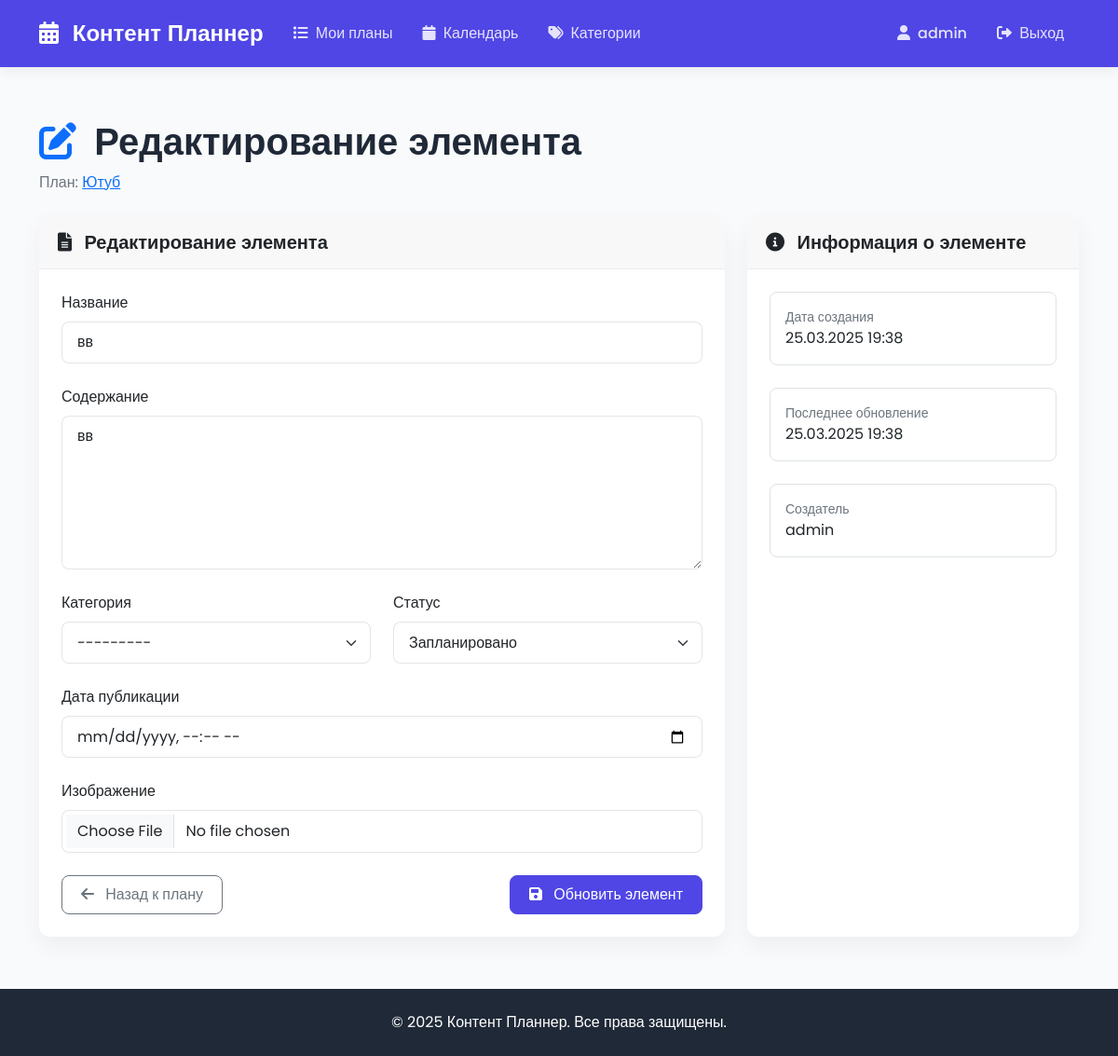
The app's page /items/2/edit/ (signed in) with its own data.
### planner/models.py (models this page shows, shortened)
class ContentPlan(models.Model):
    title = models.CharField(max_length=200)
    description = models.TextField(blank=True)
    created_at = models.DateTimeField(auto_now_add=True)
    updated_at = models.DateTimeField(auto_now=True)
    owner = models.ForeignKey(User, on_delete=models.CASCADE, related_name='content_plans')
    class Meta:
        verbose_name_plural = "Планы контента"

class ContentItem(models.Model):
    STATUS_CHOICES = [
        ('draft', 'Черновик'),
        ('scheduled', 'Запланировано'),
        ('published', 'Опубликовано'),
        ('cancelled', 'Отменено'),
    ]
    title = models.CharField(max_length=200)
    content = models.TextField(blank=True)
    content_plan = models.ForeignKey(ContentPlan, on_delete=models.CASCADE, related_name='content_items')
    category = models.ForeignKey(ContentCategory, on_delete=models.SET_NULL, null=True, blank=True, related_name='content_items')
    scheduled_date = models.DateTimeField(default=timezone.now)
    status = models.CharField(max_length=20, choices=STATUS_CHOICES, default='draft')
    created_at = models.DateTimeField(auto_now_add=True)
    updated_at = models.DateTimeField(auto_now=True)
    image = models.ImageField(upload_to='content_images/', blank=True, null=True)
    class Meta:
        verbose_name_plural = "Элементы контента"
        ordering = ['-scheduled_date']

### planner/views.py (the view)
# urls.py: path('items/<int:pk>/edit/', views.content_item_edit, name='content_item_edit'),
@login_required
def content_item_edit(request, pk):
    item = get_object_or_404(ContentItem, pk=pk, content_plan__owner=request.user)
    if request.method == 'POST':
        form = ContentItemForm(request.POST, request.FILES, instance=item)
        if form.is_valid():
            form.save()
            messages.success(request, 'Элемент контента успешно обновлен!')
            return redirect('content_plan_detail', pk=item.content_plan.pk)
    else:
        form = ContentItemForm(instance=item)
    return render(request, 'planner/content_item_form.html', {
        'form': form,
        'plan': item.content_plan,
        'item': item,
        'is_create': False
    })

### planner/forms.py
class ContentItemForm(forms.ModelForm):
    class Meta:
        model = ContentItem
        fields = ['title', 'content', 'category', 'status', 'scheduled_date', 'image']
        widgets = {
            'scheduled_date': forms.DateTimeInput(attrs={'type': 'datetime-local'}),
            'content': forms.Textarea(attrs={'rows': 6}),
        }
        labels = {
            'title': 'Название',
            'content': 'Содержание',
            'category': 'Категория',
            'status': 'Статус',
            'scheduled_date': 'Дата публикации',
            'image': 'Изображение',
        }
    def __init__(self, *args, **kwargs):
        super().__init__(*args, **kwargs)
        if 'instance' in kwargs and kwargs['instance']:
            self.fields['scheduled_date'].initial = kwargs['instance'].scheduled_date.strftime('%Y-%m-%dT%H:%M')
        else:
            self.fields['scheduled_date'].initial = timezone.now().strftime('%Y-%m-%dT%H:%M')

### planner/models.py (called while the page is built)
    def __str__(self):
        return self.name

### planner/templates/planner/content_item_form.html (shortened to what this page needs)
{% extends 'planner/base.html' %}
{% load widget_tweaks %}
{% block content %}
<div class="py-4">
    <div class="mb-4">
        <h1 class="fw-bold mb-2">
            {% if is_create %}
                <i class="fas fa-plus-circle me-2 text-primary"></i> Новый элемент контента
            {% else %}
                <i class="fas fa-edit me-2 text-primary"></i> Редактирование элемента
            {% endif %}
        </h1>
        <p class="text-secondary mb-0">
            План: <a href="{% url 'content_plan_detail' pk=plan.pk %}" class="text-primary fw-medium">{{ plan.title }}</a>
        </p>
    </div>
    <div class="row">
        <div class="col-lg-8">
            <div class="card content-card" data-aos="fade">
                <div class="card-header">
                    <h5 class="mb-0">
                        <i class="fas fa-file-alt me-2"></i>
                        {% if is_create %}Информация о новом элементе{% else %}Редактирование элемента{% endif %}
                    </h5>
                </div>
                <div class="card-body p-4">
                    <form method="post" enctype="multipart/form-data">
                        <div class="mb-4">
                            <label for="{{ form.title.id_for_label }}" class="form-label fw-medium">
                                {{ form.title.label }}
                            </label>
                            {% render_field form.title class="form-control" placeholder="Введите заголовок элемента контента" %}
                        </div>
                        <div class="mb-4">
                            <label for="{{ form.content.id_for_label }}" class="form-label fw-medium">
                                {{ form.content.label }}
                            </label>
                            {% render_field form.content class="form-control" rows="6" placeholder="Введите содержание элемента контента" %}
                        </div>
                        <div class="row mb-4">
                            <div class="col-md-6">
                                <label for="{{ form.category.id_for_label }}" class="form-label fw-medium">
                                    {{ form.category.label }}
                                </label>
                                {% render_field form.category class="form-select" %}
                            </div>
                            <div class="col-md-6">
                                <label for="{{ form.status.id_for_label }}" class="form-label fw-medium">
                                    {{ form.status.label }}
                                </label>
                                {% render_field form.status class="form-select" %}
                            </div>
                        </div>
                        <div class="mb-4">
                            <label for="{{ form.scheduled_date.id_for_label }}" class="form-label fw-medium">
                                {{ form.scheduled_date.label }}
                            </label>
                            {% render_field form.scheduled_date type="datetime-local" class="form-control" %}
                        </div>
                        <div class="mb-4">
                            <label for="{{ form.image.id_for_label }}" class="form-label fw-medium">
                                {{ form.image.label }}
                            </label>
                            {% render_field form.image class="form-control" %}
                        </div>
                        <div class="d-flex justify-content-between mt-4">
                            <a href="{% url 'content_plan_detail' pk=plan.pk %}" class="btn btn-outline-secondary">
                                <i class="fas fa-arrow-left me-2"></i> Назад к плану
                            </a>
                            <button type="submit" class="btn btn-primary">
                                <i class="fas fa-save me-2"></i>
                                {% if is_create %}Сохранить элемент{% else %}Обновить элемент{% endif %}
                            </button>
                        </div>
                    </form>
                </div>
            </div>
        </div>
        <div class="col-lg-4">
            {% if not is_create and item %}
            <div class="card content-card" data-aos="fade">
                <div class="card-header">
                    <h5 class="mb-0">
                        <i class="fas fa-info-circle me-2"></i> Информация о элементе
                    </h5>
                </div>
                <div class="card-body p-4">
                    <div class="mb-4">
                        <div class="p-3 border rounded-3">
                            <div class="small text-secondary">Дата создания</div>
                            <div>{{ item.created_at|date:"d.m.Y H:i" }}</div>
                        </div>
                    </div>
                    <div class="mb-4">
                        <div class="p-3 border rounded-3">
                            <div class="small text-secondary">Последнее обновление</div>
                            <div>{{ item.updated_at|date:"d.m.Y H:i" }}</div>
                        </div>
                    </div>
                    <div class="mb-4">
                        <div class="p-3 border rounded-3">
                            <div class="small text-secondary">Создатель</div>
                            <div>{{ plan.owner.username }}</div>
                        </div>
                    </div>
                </div>
            </div>
            {% endif %}
        </div>
    </div>
</div>
{% endblock %}

### planner/templates/planner/base.html (shortened to what this page needs)
<!DOCTYPE html>
{% load static %}
<html lang="ru">
<head>
    <link href="https://cdn.jsdelivr.net/npm/bootstrap@5.3.0/dist/css/bootstrap.min.css" rel="stylesheet">
    <link rel="stylesheet" href="https://cdnjs.cloudflare.com/ajax/libs/font-awesome/6.0.0/css/all.min.css">
    <link href="https://unpkg.com/aos@2.3.1/dist/aos.css" rel="stylesheet">
    <link rel="stylesheet" href="{% static 'css/style.css' %}">
</head>
<body>
    <nav class="navbar navbar-expand-lg navbar-dark bg-primary">
        <div class="container">
            <a class="navbar-brand" href="{% url 'home' %}">
                <i class="fas fa-calendar-alt me-2"></i> Контент Планнер
            </a>
            <div class="collapse navbar-collapse" id="navbarNav">
                <ul class="navbar-nav me-auto">
                    {% if user.is_authenticated %}
                    <li class="nav-item">
                        <a class="nav-link {% if request.resolver_match.url_name == 'content_plan_list' %}active{% endif %}" href="{% url 'content_plan_list' %}">
                            <i class="fas fa-list me-1"></i> Мои планы
                        </a>
                    </li>
                    <li class="nav-item">
                        <a class="nav-link {% if request.resolver_match.url_name == 'content_calendar' %}active{% endif %}" href="{% url 'content_calendar' %}">
                            <i class="fas fa-calendar me-1"></i> Календарь
                        </a>
                    </li>
                    <li class="nav-item">
                        <a class="nav-link {% if request.resolver_match.url_name == 'categories_list' %}active{% endif %}" href="{% url 'categories_list' %}">
                            <i class="fas fa-tags me-1"></i> Категории
                        </a>
                    </li>
                    {% endif %}
                </ul>
                <ul class="navbar-nav">
                    {% if user.is_authenticated %}
                    <li class="nav-item">
                        <a class="nav-link" href="{% url 'user_profile' %}">
                            <i class="fas fa-user me-1"></i> {{ user.username }}
                        </a>
                    </li>
                    <li class="nav-item">
                        <a class="nav-link" href="{% url 'logout' %}">
                            <i class="fas fa-sign-out-alt me-1"></i> Выход
                        </a>
                    </li>
                    {% else %}
                    <li class="nav-item">
                        <a class="nav-link" href="{% url 'login' %}">
                            <i class="fas fa-sign-in-alt me-1"></i> Вход
                        </a>
                    </li>
                    {% endif %}
                </ul>
            </div>
        </div>
    </nav>
    <div class="main-content">
        <div class="container">
            {% block content %}{% endblock %}
        </div>
    </div>
    <footer class="footer text-center">
        <div class="container">
            <p class="mb-0">&copy; {% now "Y" %} Контент Планнер. Все права защищены.</p>
        </div>
    </footer>
</body>
</html>

### static/css/style.css (style rules this page uses)
:root { --primary: #4F46E5; --primary-hover: #4338CA; --secondary: #6B7280; --success: #059669; --danger: #DC2626; --warning: #F59E0B; --info: #0891B2; --light: #F3F4F6; --dark: #1F2937; --background: #F9FAFB; --card-bg: #FFFFFF; --border-radius: 12px; --transition: all 0.3s ease; --box-shadow: 0 10px 25px rgba(0, 0, 0, 0.05); --box-shadow-hover: 0 15px 30px rgba(0, 0, 0, 0.1); }
body { min-height: 100vh; display: flex; flex-direction: column; background-color: var(--background); font-family: 'Poppins', sans-serif; color: var(--dark); }
h1, h2, h3, h4, h5, h6, .navbar-brand { font-family: 'Montserrat', sans-serif; font-weight: 600; }
.main-content { flex: 1; padding: 2rem 0; }
.navbar { box-shadow: 0 2px 15px rgba(0, 0, 0, 0.08); padding: 0.8rem 0; }
.navbar-brand { font-weight: 700; font-size: 1.5rem; color: white !important; transition: var(--transition); }
.nav-link { font-size: 1rem; font-weight: 500; margin: 0 0.2rem; padding: 0.5rem 0.8rem !important; border-radius: 6px; transition: var(--transition); }
.navbar-dark .navbar-nav .nav-link { color: rgba(255, 255, 255, 0.85); }
.content-card { box-shadow: var(--box-shadow); transition: var(--transition); border-radius: var(--border-radius); overflow: hidden; border: none; background-color: var(--card-bg); height: 100%; }
.card-header { padding: 1rem 1.25rem; font-weight: 600; border-bottom: 1px solid rgba(0, 0, 0, 0.05); }
.card-body { padding: 1.5rem; }
.btn { font-weight: 500; border-radius: 8px; padding: 0.5rem 1.25rem; transition: var(--transition); }
.btn-primary { background-color: var(--primary); border-color: var(--primary); }
.bg-primary { background-color: var(--primary) !important; }
.footer { margin-top: auto; padding: 1.5rem 0; background-color: var(--dark); color: #fff; }
.form-control, .form-select { border-radius: 8px; padding: 0.6rem 1rem; border: 1px solid rgba(0, 0, 0, 0.1); }

### planner/templates/planner/base.html (style rules this page uses)
:root { --primary: #4F46E5; --primary-hover: #4338CA; --secondary: #6B7280; --success: #059669; --danger: #DC2626; --warning: #F59E0B; --info: #0891B2; --light: #F3F4F6; --dark: #1F2937; --background: #F9FAFB; --card-bg: #FFFFFF; --border-radius: 12px; --transition: all 0.3s ease; --box-shadow: 0 10px 25px rgba(0, 0, 0, 0.05); --box-shadow-hover: 0 15px 30px rgba(0, 0, 0, 0.1); }
body { min-height: 100vh; display: flex; flex-direction: column; background-color: var(--background); font-family: 'Poppins', sans-serif; color: var(--dark); }
.navbar { box-shadow: 0 2px 15px rgba(0, 0, 0, 0.08); padding: 0.8rem 0; }
.navbar-brand { font-weight: 700; font-size: 1.5rem; color: white !important; }
.bg-primary { background-color: var(--primary) !important; }
.content-card { box-shadow: var(--box-shadow); border-radius: var(--border-radius); border: none; background-color: var(--card-bg); }
.btn-primary { background-color: var(--primary); border-color: var(--primary); }
.main-content { flex: 1; padding: 2rem 0; }
.footer { margin-top: auto; padding: 1.5rem 0; background-color: var(--dark); color: #fff; }

### records on screen
ContentPlan: title "Ютуб", owner.username "admin"
ContentItem: title "вв", content "вв", category "---------", status "Запланировано", created_at "25.03.2025 19:38", updated_at "25.03.2025 19:38"

### other values on screen
{{ user.username }} "admin"
